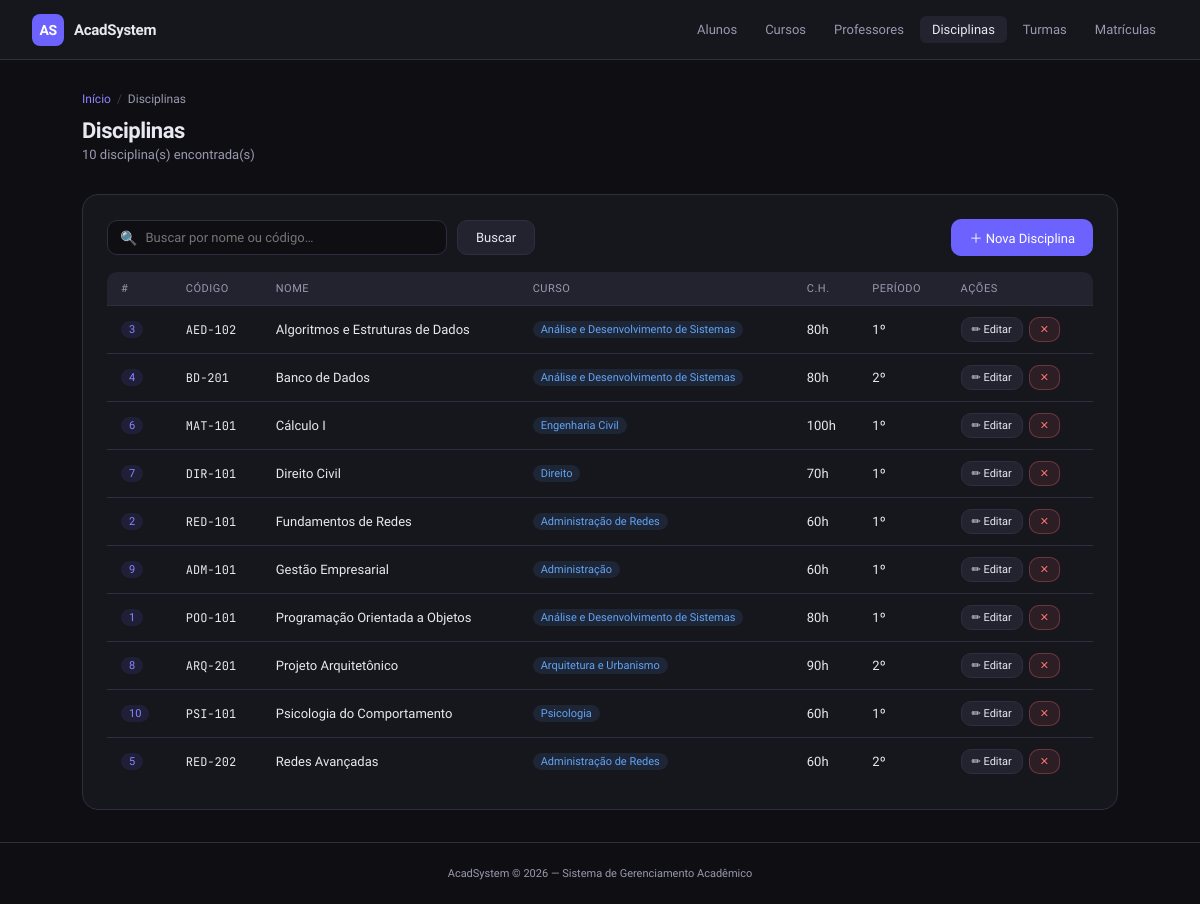
Page /cons_disciplina.php on the committed database.
### tables this page shows
CREATE TABLE `disciplinas` (
  `id` int(11) NOT NULL,
  `curso_id` int(11) DEFAULT NULL,
  `nome` varchar(150) DEFAULT NULL,
  `codigo` varchar(20) DEFAULT NULL,
  `descricao` text DEFAULT NULL,
  `carga_horaria` int(11) DEFAULT NULL,
  `periodo` int(11) DEFAULT NULL
);

CREATE TABLE `cursos` (
  `id` int(11) NOT NULL,
  `nome` varchar(150) NOT NULL,
  `codigo` varchar(20) DEFAULT NULL,
  `carga_horaria` int(11) DEFAULT NULL,
  `nivel` varchar(50) DEFAULT NULL
);

### cons_disciplina.php (the view, shortened to what this page needs)
<?php
$disciplinas = [];
$busca = trim($_GET['busca'] ?? '');
try {
    $db = getDB();
    $sql = "SELECT d.*, c.nome AS curso_nome
            FROM disciplinas d
            LEFT JOIN cursos c ON c.id = d.curso_id";
    if ($busca) {
        $stmt = $db->prepare($sql . " WHERE d.nome LIKE :b OR d.codigo LIKE :b ORDER BY d.nome");
        $stmt->execute([':b' => "%$busca%"]);
    } else {
        $stmt = $db->query($sql . " ORDER BY d.nome");
    }
    $disciplinas = $stmt->fetchAll();
} catch (PDOException $e) { $erro = $e->getMessage(); }
include 'header.php';
?>
<div class="breadcrumb">
  <a href="index.php">Início</a> <span>/</span> Disciplinas
</div>
<div class="page-header">
  <h1>Disciplinas</h1>
  <p><?= count($disciplinas) ?> disciplina(s) encontrada(s)</p>
</div>
<div class="card">
  <div class="table-toolbar">
    <form method="GET" style="display:flex;gap:10px;flex:1;">
      <div class="search-box">
        <span class="search-icon">🔍</span>
        <input type="text" name="busca" value="<?= htmlspecialchars($busca) ?>" placeholder="Buscar por nome ou código…">
      </div>
      <button type="submit" class="btn btn-secondary">Buscar</button>
    </form>
    <a href="cad_disciplina.php" class="btn btn-primary">＋ Nova Disciplina</a>
  </div>
  <?php if (empty($disciplinas)): ?>
    <div class="empty-state"><div class="empty-icon">📝</div><p>Nenhuma disciplina encontrada.</p></div>
  <?php else: ?>
  <div class="table-wrapper">
    <table class="data-table">
      <thead>
        <tr><th>#</th><th>Código</th><th>Nome</th><th>Curso</th><th>C.H.</th><th>Período</th><th>Ações</th></tr>
      </thead>
      <tbody>
        <?php foreach ($disciplinas as $d): ?>
        <tr>
          <td><span class="badge badge-accent"><?= $d['id'] ?></span></td>
          <td><span style="font-family:'JetBrains Mono',monospace;font-size:12px;"><?= htmlspecialchars($d['codigo']) ?></span></td>
          <td><?= htmlspecialchars($d['nome']) ?></td>
          <td><?= $d['curso_nome'] ? '<span class="badge badge-info">' . htmlspecialchars($d['curso_nome']) . '</span>' : '—' ?></td>
          <td><?= $d['carga_horaria'] ? $d['carga_horaria'] . 'h' : '—' ?></td>
          <td><?= $d['periodo'] ? $d['periodo'] . 'º' : '—' ?></td>
          <td>
            <div class="actions">
              <a href="cad_disciplina.php?editar=<?= $d['id'] ?>" class="btn btn-secondary btn-sm">✏ Editar</a>
              <a href="cons_disciplina.php?excluir=<?= $d['id'] ?>" class="btn btn-danger btn-sm"
                 onclick="return confirm('Excluir <?= htmlspecialchars(addslashes($d['nome'])) ?>?')">✕</a>
            </div>
          </td>
        </tr>
        <?php endforeach; ?>
      </tbody>
    </table>
  </div>
  <?php endif; ?>
</div>
<?php include 'footer.php'; ?>

### style.css (style rules this page uses)
:root { --bg: #0f0f13; --bg2: #16161d; --bg3: #1e1e28; --surface: #232330; --surface2: #2c2c3e; --border: #2e2e40; --border2: #3a3a50; --accent: #6c63ff; --accent2: #8b85ff; --accent-soft: rgba(108, 99, 255, 0.12); --accent-glow: rgba(108, 99, 255, 0.25); --text: #e8e8f0; --text2: #9999b0; --text3: #6666808; --success: #4ade80; --success-bg: rgba(74, 222, 128, 0.1); --danger: #f87171; --danger-bg: rgba(248, 113, 113, 0.1); --warning: #fbbf24; --warning-bg: rgba(251, 191, 36, 0.1); --info: #60a5fa; --info-bg: rgba(96, 165, 250, 0.1); --radius: 10px; --radius-lg: 16px; --shadow: 0 4px 24px rgba(0,0,0,0.4); }
* { box-sizing: border-box; margin: 0; padding: 0; }
body { font-family: 'Sora', sans-serif; background: var(--bg); color: var(--text); min-height: 100vh; display: flex; flex-direction: column; }
.page-header { margin-bottom: 2rem; }
.page-header h1 { font-size: 22px; font-weight: 700; letter-spacing: -0.5px; color: var(--text); }
.page-header p { font-size: 13px; color: var(--text2); margin-top: 4px; }
.breadcrumb { display: flex; align-items: center; gap: 6px; font-size: 12px; color: var(--text2); margin-bottom: 12px; }
.breadcrumb a { color: var(--accent2); text-decoration: none; }
.breadcrumb span { color: var(--border2); }
.card { background: var(--bg2); border: 1px solid var(--border); border-radius: var(--radius-lg); padding: 1.5rem; }
.btn { display: inline-flex; align-items: center; gap: 7px; font-family: 'Sora', sans-serif; font-size: 13px; font-weight: 500; padding: 9px 18px; border-radius: var(--radius); cursor: pointer; border: none; text-decoration: none; transition: all 0.15s; white-space: nowrap; }
.btn-primary { background: var(--accent); color: white; }
.btn-secondary { background: var(--surface); color: var(--text); border: 1px solid var(--border); }
.btn-danger { background: var(--danger-bg); color: var(--danger); border: 1px solid rgba(248,113,113,0.3); }
.btn-sm { font-size: 11px; padding: 5px 10px; }
.table-wrapper { overflow-x: auto; border-radius: var(--radius); }
table.data-table { width: 100%; border-collapse: collapse; font-size: 13px; }
table.data-table th { background: var(--surface); color: var(--text2); font-weight: 500; font-size: 11px; letter-spacing: 0.5px; text-transform: uppercase; padding: 10px 14px; text-align: left; border-bottom: 1px solid var(--border); }
table.data-table td { padding: 11px 14px; border-bottom: 1px solid var(--border); color: var(--text); vertical-align: middle; }
table.data-table tr:last-child td { border-bottom: none; }
table.data-table td .actions { display: flex; gap: 6px; }
.badge { display: inline-flex; align-items: center; font-size: 11px; font-weight: 500; padding: 2px 8px; border-radius: 20px; }
.badge-info { background: var(--info-bg); color: var(--info); }
.badge-accent { background: var(--accent-soft); color: var(--accent2); }
.table-toolbar { display: flex; align-items: center; justify-content: space-between; margin-bottom: 1rem; gap: 12px; flex-wrap: wrap; }
.search-box { display: flex; align-items: center; gap: 8px; background: var(--bg); border: 1px solid var(--border); border-radius: var(--radius); padding: 7px 12px; flex: 1; max-width: 340px; }
.search-box input { background: none; border: none; color: var(--text); font-family: 'Sora', sans-serif; font-size: 13px; outline: none; width: 100%; }
.search-box .search-icon { color: var(--text2); font-size: 14px; }

### rows in the picture
disciplinas: id "3", codigo "AED-102", nome "Algoritmos e Estruturas de Dados", curso.nome "Análise e Desenvolvimento de Sistemas", carga_horaria "80", periodo "1"
disciplinas: id "4", codigo "BD-201", nome "Banco de Dados", curso.nome "Análise e Desenvolvimento de Sistemas", carga_horaria "80", periodo "2"
disciplinas: id "6", codigo "MAT-101", nome "Cálculo I", curso.nome "Engenharia Civil", carga_horaria "100", periodo "1"
disciplinas: id "7", codigo "DIR-101", nome "Direito Civil", curso.nome "Direito", carga_horaria "70", periodo "1"
disciplinas: id "2", codigo "RED-101", nome "Fundamentos de Redes", curso.nome "Administração de Redes", carga_horaria "60", periodo "1"
disciplinas: id "9", codigo "ADM-101", nome "Gestão Empresarial", curso.nome "Administração", carga_horaria "60", periodo "1"
disciplinas: id "1", codigo "POO-101", nome "Programação Orientada a Objetos", curso.nome "Análise e Desenvolvimento de Sistemas", carga_horaria "80", periodo "1"
disciplinas: id "8", codigo "ARQ-201", nome "Projeto Arquitetônico", curso.nome "Arquitetura e Urbanismo", carga_horaria "90", periodo "2"
disciplinas: id "10", codigo "PSI-101", nome "Psicologia do Comportamento", curso.nome "Psicologia", carga_horaria "60", periodo "1"
disciplinas: id "5", codigo "RED-202", nome "Redes Avançadas", curso.nome "Administração de Redes", carga_horaria "60", periodo "2"

### other values in the picture
count($disciplinas) "10"
